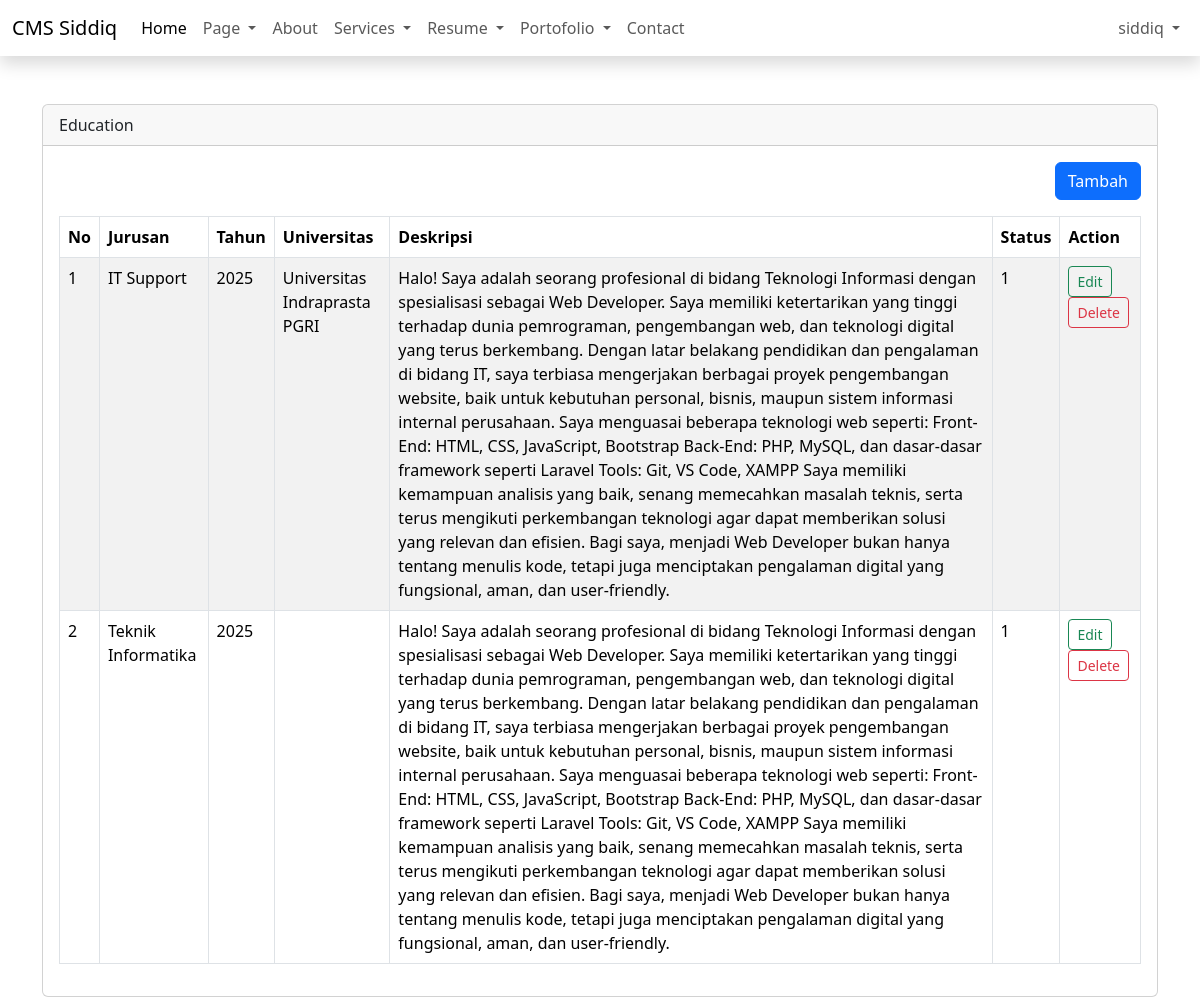
Page /admin/dashboard.php?page=education (signed in) on the committed database.
### tables this page shows
CREATE TABLE `educations` (
  `id` int(11) NOT NULL,
  `major` varchar(25) NOT NULL,
  `year` year(4) NOT NULL,
  `university` varchar(100) NOT NULL,
  `description` text NOT NULL,
  `status` tinyint(4) NOT NULL DEFAULT 1,
  `created_at` timestamp NOT NULL DEFAULT current_timestamp(),
  `updated_at` timestamp NULL DEFAULT NULL ON UPDATE current_timestamp()
);

### admin/content/education.php (the view, shortened to what this page needs)
<?php
$query = mysqli_query($config, "SELECT * FROM educations ORDER BY id DESC");
$row = mysqli_fetch_all($query, MYSQLI_ASSOC);
?>
<div class="table-responsive">
    <div align="right" class="mb-3">
        <a href="?page=add-education" class="btn btn-primary">Tambah</a>
    </div>
    <table class="table table-bordered table-striped" id="table">
        <thead>
            <tr>
                <th>No</th>
                <th>Jurusan</th>
                <th>Tahun</th>
                <th>Universitas</th>
                <th>Deskripsi</th>
                <th>Status</th>
                <th>Action</th>
            </tr>
        </thead>
        <tbody>
            <?php
            foreach ($row as $key => $data):
            ?>
                <tr>
                    <td><?= $key + 1 ?></td>
                    <td><?= $data['major'] ?></td>
                    <td><?= $data['year'] ?></td>
                    <td><?= $data['university'] ?></td>
                    <td><?= $data['description'] ?></td>
                    <td><?= $data['status'] ?></td>
                    <td>
                        <a href="add-education.php?edit=<?php echo $data['id'] ?>" class="btn btn-outline-success btn-sm">Edit</a>
                        <a onclick="return confirm('Are you sure??')"
                            href="add-education.php?delete=<?php echo $data['id'] ?>" class="btn btn-outline-danger btn-sm">Delete</a>
                    </td>
                </tr>
            <?php
            endforeach
            ?>
        </tbody>
    </table>
</div>

### rows in the picture
educations: major "IT Support", year "2025", university "Universitas Indraprasta PGRI", description "Halo! Saya adalah seorang profesional di bidang Teknologi Informasi dengan spesialisasi sebagai Web Developer. Saya memiliki ketertarikan yang tinggi terhadap dunia pemrograman, pengembangan web, dan teknologi digital yang terus berkembang. Dengan latar belakang pendidikan dan pengalaman di bidang IT, saya terbiasa mengerjakan berbagai proyek pengembangan website, baik untuk kebutuhan personal, bisnis, maupun sistem informasi internal perusahaan. Saya menguasai beberapa teknologi web seperti: Front-End: HTML, CSS, JavaScript, Bootstrap Back-End: PHP, MySQL, dan dasar-dasar framework seperti Laravel Tools: Git, VS Code, XAMPP Saya memiliki kemampuan analisis yang baik, senang memecahkan…", status "1"
educations: major "Teknik Informatika", year "2025", description "Halo! Saya adalah seorang profesional di bidang Teknologi Informasi dengan spesialisasi sebagai Web Developer. Saya memiliki ketertarikan yang tinggi terhadap dunia pemrograman, pengembangan web, dan teknologi digital yang terus berkembang. Dengan latar belakang pendidikan dan pengalaman di bidang IT, saya terbiasa mengerjakan berbagai proyek pengembangan website, baik untuk kebutuhan personal, bisnis, maupun sistem informasi internal perusahaan. Saya menguasai beberapa teknologi web seperti: Front-End: HTML, CSS, JavaScript, Bootstrap Back-End: PHP, MySQL, dan dasar-dasar framework seperti Laravel Tools: Git, VS Code, XAMPP Saya memiliki kemampuan analisis yang baik, senang memecahkan…", status "1"

### other values in the picture
$_name "siddiq"
str_replace("-", " ",  ucfirst($_GET['page'])) "Education"
